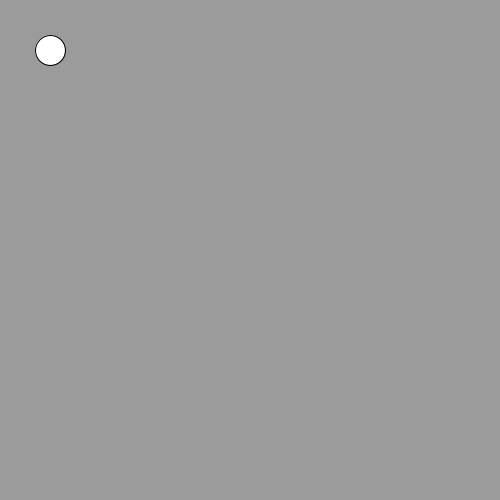
Frame 1 (no input)
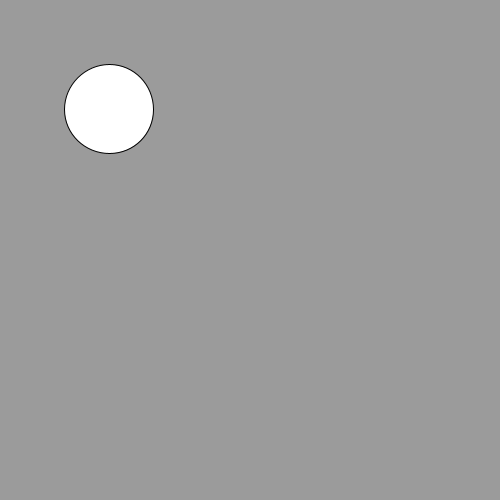
Frame 60 (the mouse pressed at the canvas centre just before this capture)
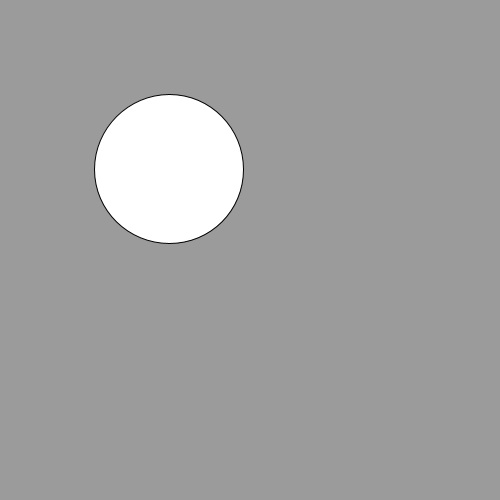
Frame 120 (the mouse held since frame 60 and released just before this capture)

The Processing sketch that drew these frames (run headless with seeded random() and noise(); from frame 60 on, the mouse is pressed at the canvas centre):

// Processing sketch: Emil_Schuler
// ── Emil_Schuler.pde
// x-Koordinater, y-Koordinater, r-Radius
int x = 50;
int y = 50;
int r = 30;

void setup() {
  size(500, 500) ;
}

void draw() {
  background(155);
  ellipse(x, y, r, r);
  r = r + 1;
  x = x + 1;
  y = y + 1;
  
}
